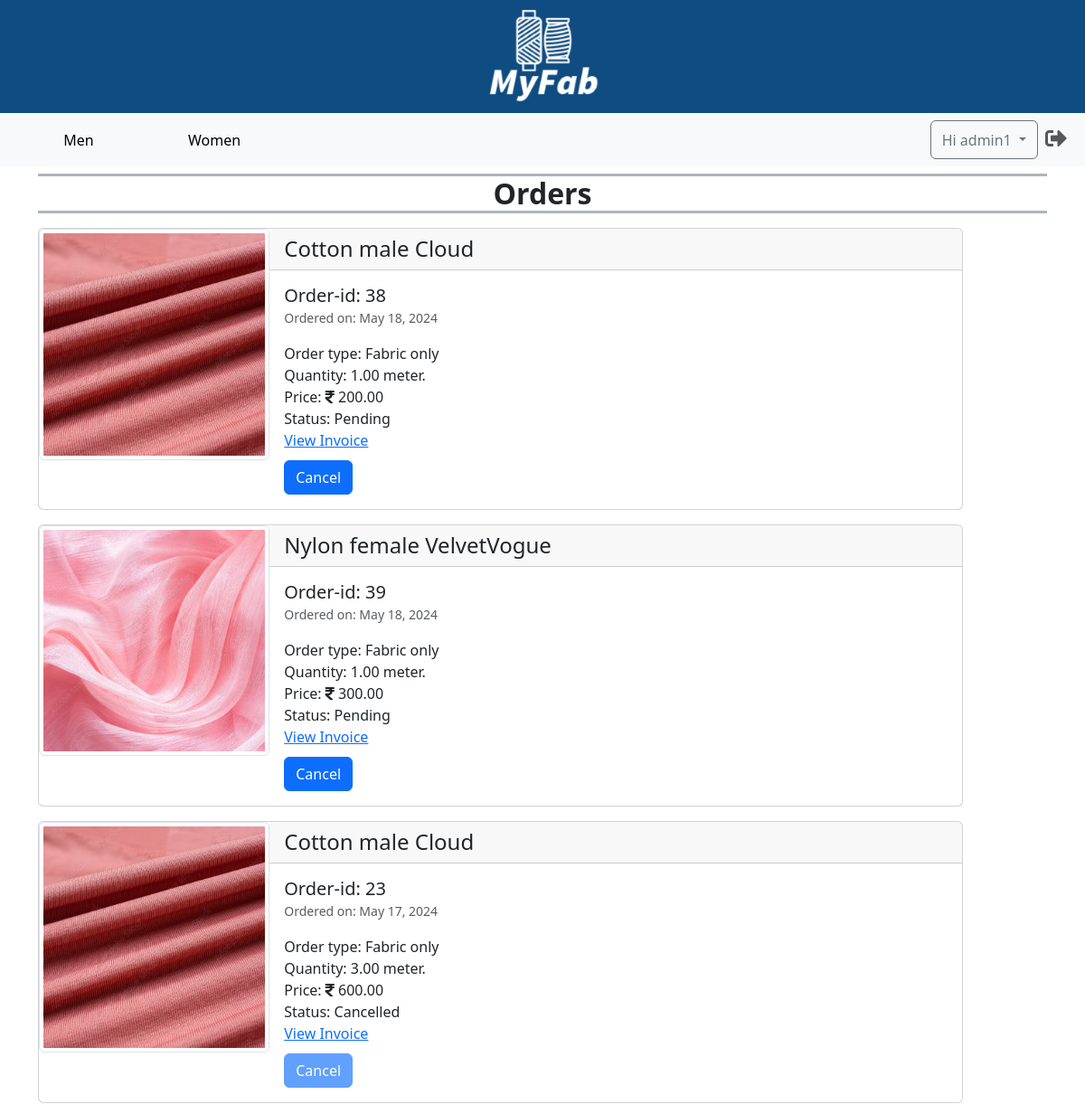
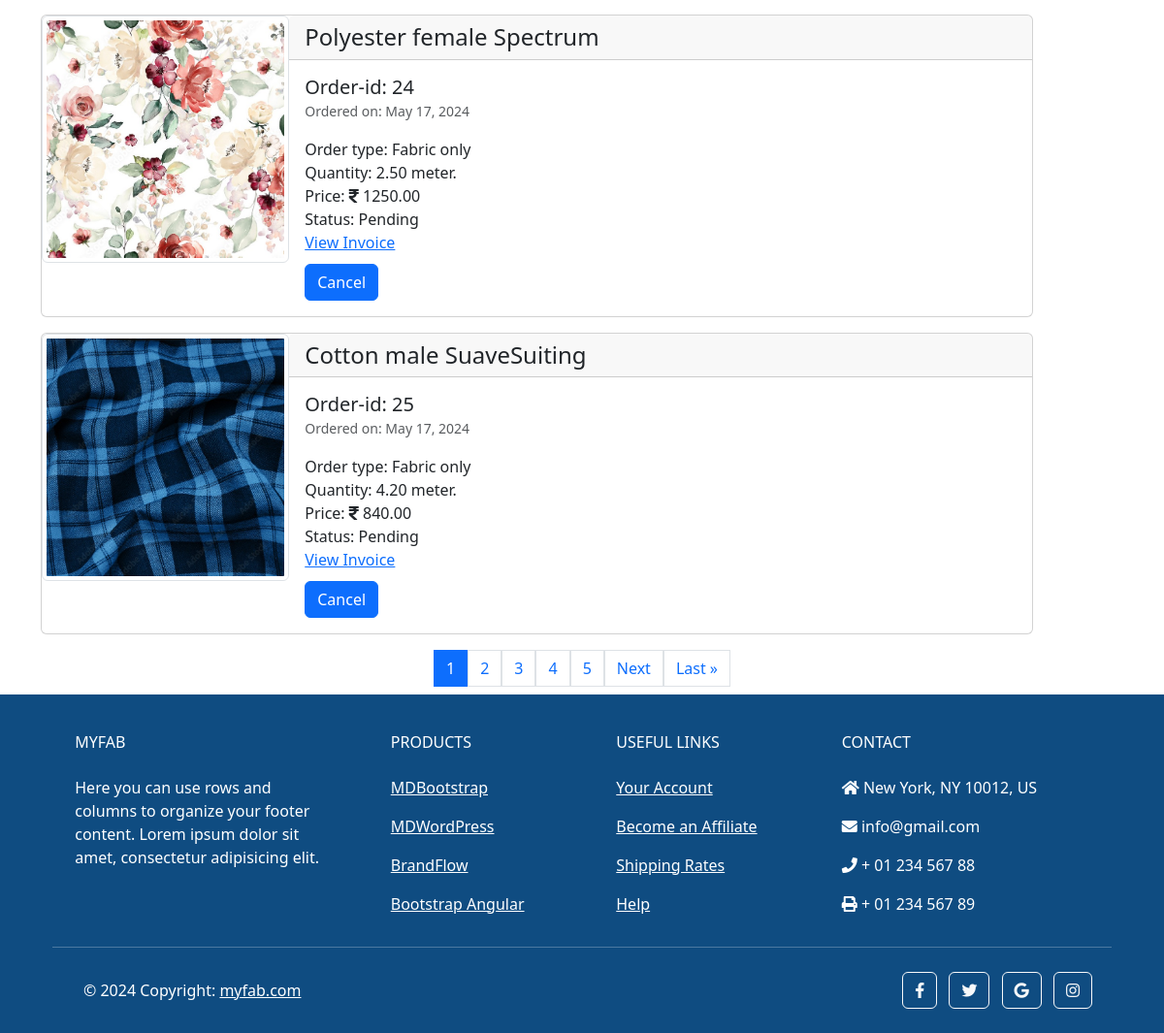
Page /accounts/orders/ (signed in) on the earlier database version (2 pictures, top to bottom).
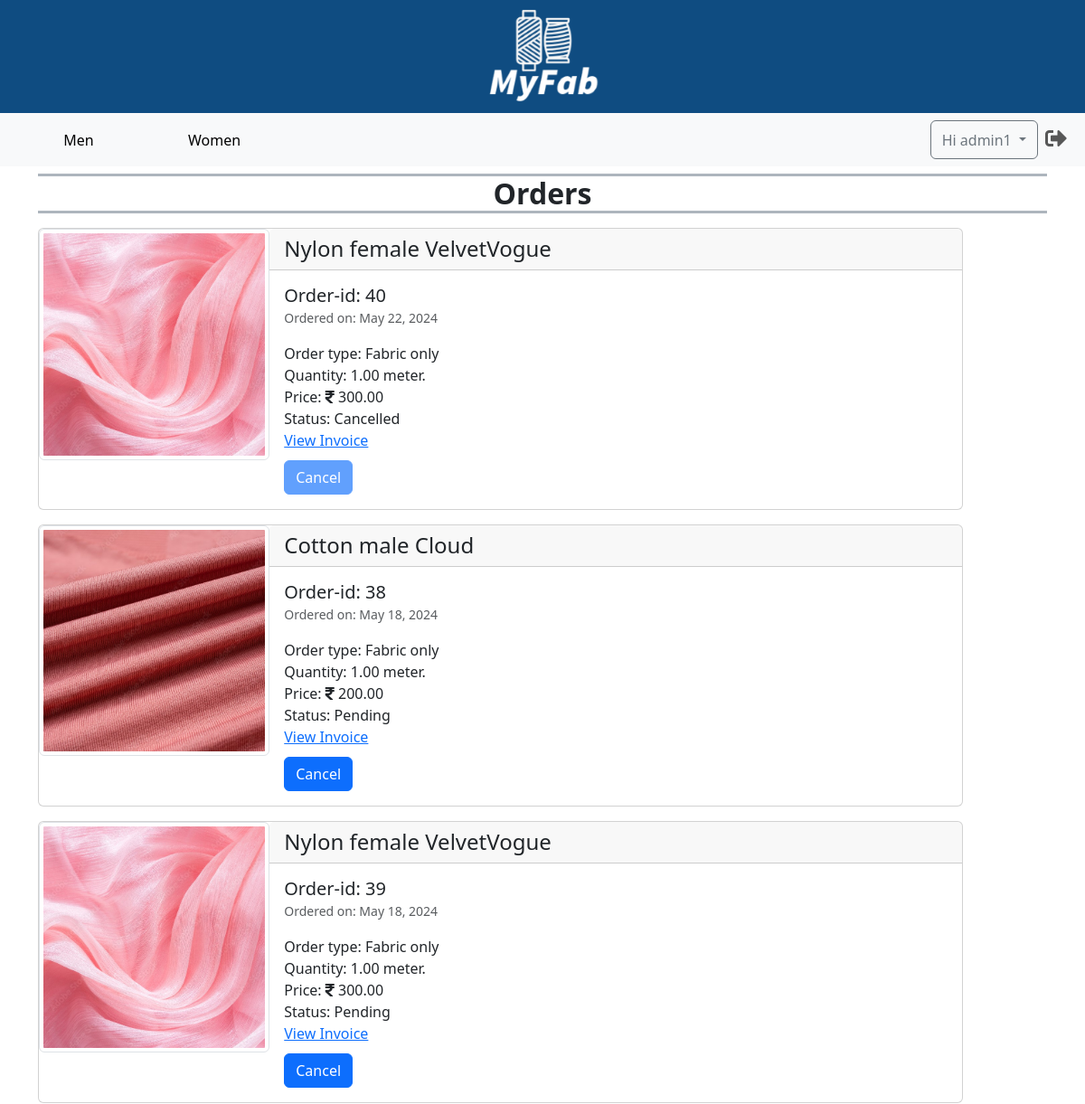
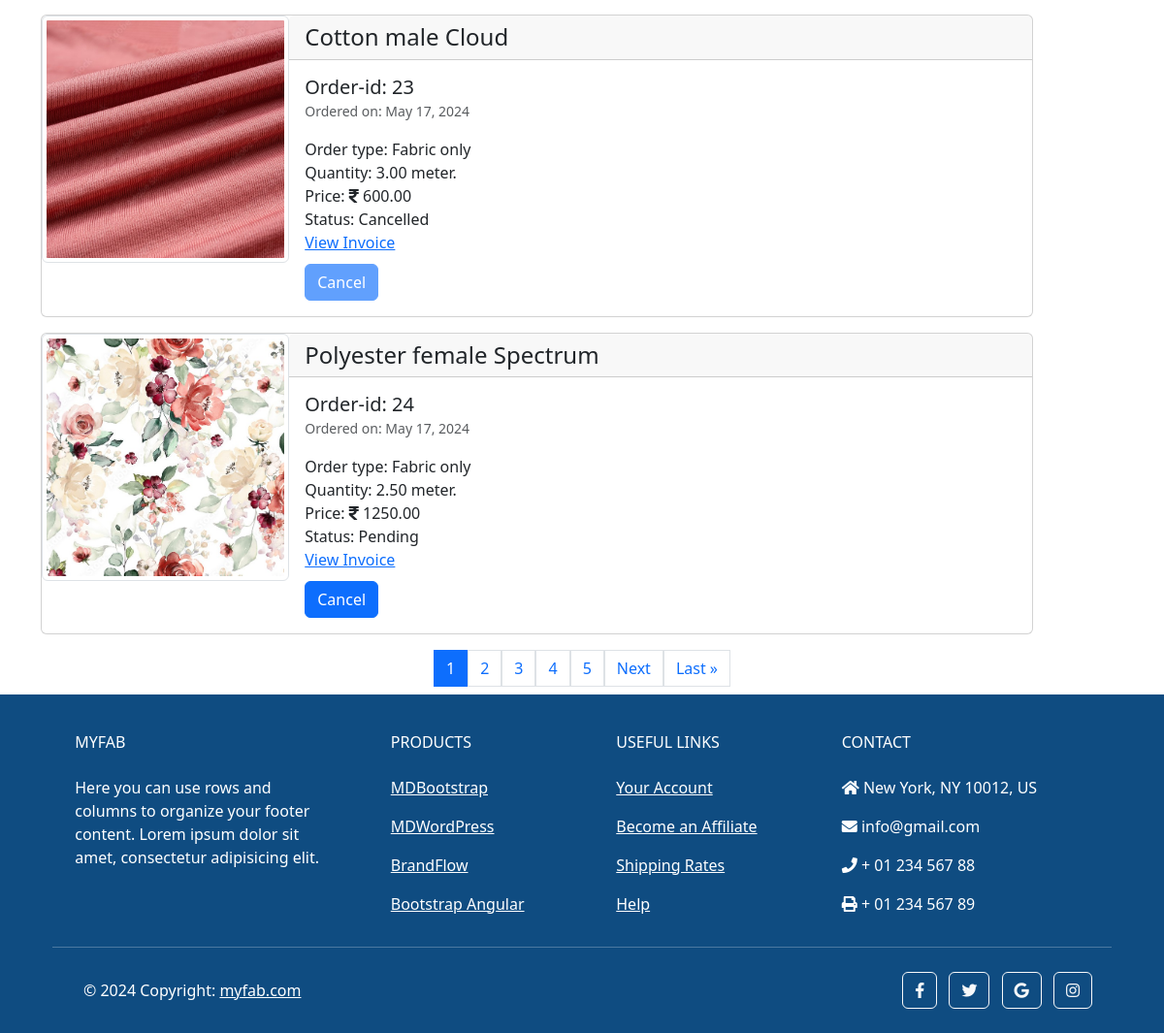
Same page on the later database version (2 pictures, top to bottom).
### accounts/models.py (models this page shows)
class CustomUser(AbstractUser):
    phone_number = models.CharField(max_length=13, unique=True)

### orders/models.py (models this page shows, shortened)
class Order(models.Model):
    PAYMENT_CHOICES = [
        ('P', 'Prepaid'),
        ('C', 'Cash On Delivery'),
    ]
    STATUS_CHOICES = [
        ('P', 'Pending'),
        ('S', 'Shipping'),
        ('D', 'Delivered'),
        ('C', 'Cancelled'),
        ('R', 'Returned'),
    ]
    customer_id = models.ForeignKey(CustomUser, on_delete=models.CASCADE)
    product_id = models.ForeignKey(Product, on_delete=models.CASCADE)
    order_type = models.IntegerField(null=False)
    quantity = models.DecimalField(max_digits=10, decimal_places=2, default=0)
    price = models.DecimalField(max_digits=10, decimal_places=2, default=0)
    add_date = models.DateField(auto_now_add=True)
    payment_method = models.CharField(max_length=10, null=False, choices=PAYMENT_CHOICES)
    status = models.CharField(max_length=10, null=False, choices=STATUS_CHOICES, default='P')
    address = models.ForeignKey(Address, on_delete=models.PROTECT)
    order_measurements = models.TextField(null=True, default=None, blank=True)

### main/models.py (models this page shows, shortened)
class Product(models.Model):
    name = models.CharField(max_length=255, unique=True, blank=False, null=False)
    price = models.DecimalField(max_digits=10, decimal_places=2, default=0, validators=[MinValueValidator(0)])
    image = models.ImageField(upload_to='images/products')
    description = models.TextField(blank=True)
    qty = models.DecimalField(max_digits=10, decimal_places=2, default=0, validators=[MinValueValidator(0)])
    add_date = models.DateField(auto_now_add=True)
    is_active = models.BooleanField(default=True)
    usages = models.ManyToManyField(Usage)
    category_choices = models.ManyToManyField(CategoryChoice)

### accounts/views.py (the view, shortened to what this page needs)
# urls.py: path('orders/', Orders.as_view(), name='orders'),
class Orders(View):
    def get(self, request):
        user = request.user
        orders = Order.objects.filter(customer_id=user).order_by('-add_date')
        paginator = Paginator(orders, 5)
        page_number = request.GET.get('page')
        try:
            paged_orders = paginator.page(page_number)
        except PageNotAnInteger:
            paged_orders = paginator.page(1)
        except EmptyPage:
            paged_orders = paginator.page(paginator.num_pages)
        context = {'orders': paged_orders}
        return render(request, 'orders.html', context)

### templates/orders.html (shortened to what this page needs)
{% extends 'base.html' %}
{% load static %}
{% load custom_filters %}
{% block content %}
    <nav class="navbar navbar-expand-lg bg-body-tertiary">
        <div class="container-fluid">
        <div class="collapse navbar-collapse" id="navbarSupportedContent">
            <ul class="navbar-nav d-flex align-items-center me-auto mb-2 mb-lg-0">
                <li class="nav-item">
                    <button class="nav-link active btn btn-link" style="min-width: 150px;" aria-current="page">
                        <a class="text-black text-decoration-none" href="{% url "main:home" %}">Men</a>
                    </button>
                </li>
                <li class="nav-item">
                    <button class="nav-link btn btn-link" style="min-width: 150px;" aria-current="page">
                        <a class="text-black text-decoration-none" href="{% url "main:home_women" %}">Women</a>
                    </button>
                </li>
            </ul>
            <ul class="navbar-nav d-flex flex-row justify-content-center  ms-auto mb-2 mb-lg-0">
                {% if user.is_authenticated %}
                <div class="btn-group">
                    <button class="btn btn-outline-secondary dropdown-toggle" type="button" data-bs-toggle="dropdown" aria-expanded="false">
                        Hi {{user.first_name}}
                    </button>
                  </div>
                <li class="nav-item ms-3 ms-lg-0">
                    <form action="{% url 'accounts:logout' %}" method="post">
                        <button type="submit" class="nav-link" style="border: none; background: none;"
                            data-toggle="tooltip" title="Logout">
                            <i style='font-size:24px' class='fas'>&#xf2f5;</i>
                        </button>
                    </form>
                </li>
                {% endif %}
            </ul>
        </div>
        </div>
    </nav>
    <section class="container my-2">
        {% if orders %}
        <h5 class="border-bottom border-top border-3 border-dark-subtle fw-bold fs-2 fs-lg-5 mt-2 text-center">
            Orders
        </h5>
        {% for order in orders %}
        <div class="card my-3 col col-md-11" id="card-{{order.id}}">
            <div class="row g-0">
                <div class="col-md-3">
                    <img src="{{ order.product_id.image.url }}"
                    class="img-thumbnail img-fluid rounded-start w-100" alt="img-order-{{order.id}}">
                </div>
                <div class="col-md-9">
                    <h4 class="card-header">{{order.product_id.name}}</h4>
                    <div class="card-body">
                        <h5 class="my-0">Order-id: {{order.id}}</h5>
                        <p >
                            <small class="text-body-secondary">
                                Ordered on: {{order.add_date}}
                            </small>
                        </p>
                        <p class="card-text my-0">
                            Order type: {% if order.order_type == 1 %}Fabric only
                            {% else %}Fabric with stitching{% endif %}
                        </p>
                        <p class="card-text my-0">Quantity: {{order.quantity}} meter.</p>
                        <p class="card-text my-0">Price: <i class="fa">&#xf156;</i> {{order.price}}</p>
                        <p class="card-text my-0" id="status-{{order.id}}">
                            Status: {{order.get_status_display}}
                        </p>
                        {% if order.status == 'D' %}
                        <a href="{% url "orders:invoice" order.pk %}">View Invoice</a>
                        <div class="accordion mt-3" id="accordion-{{order.id}}">
                            <div class="accordion-item">
                                <h2 class="accordion-header">
                                    <button class="accordion-button collapsed" type="button" data-bs-toggle="collapse"
                                        data-bs-target="#collapse-{{order.id}}"
                                        aria-expanded="true" aria-controls="collapseOne">
                                        Request Return
                                    </button>
                                </h2>
                                <div id="collapse-{{order.id}}" class="accordion-collapse collapse"
                                    data-bs-parent="#accordion-{{order.id}}">
                                    <div class="accordion-body">
                                        <form method="post" enctype="multipart/form-data"
                                            class="return-form" data-order-id="{{order.id}}">
                                            {% csrf_token %}
                                            <input type="hidden" name="csrfmiddlewaretoken" value="{{ csrf_token }}">
                                            <input type="hidden" name="order_id" id="{{order.id}}" value="{{order.id}}">
                                            <div class="form-group my-2">
                                                <textarea class="form-control" maxlength="300" rows="3" name="reason"
                                                id="reason-{{order.id}}"
                                                placeholder="Reason(Maximum 300 characters)" required></textarea>
                                            </div>
                                            <div class="form-group my-2">
                                                <label for="image-1-{{order.id}}">Upload Images:</label>
                                                <small class="text-danger">
                                                    (Maximum image size is 2Mb.)
                                                </small>
                                                <div class="custom-file my-2">
                                                    <input type="file" class="custom-file-input"
                                                        id="image-1-{{order.id}}" name="image_1" required>
                                                    <input type="file" class="custom-file-input"
                                                        id="image-2-{{order.id}}" name="image_2">
                                                </div>
                                            </div>
                                            <button type="submit" class="btn btn-primary"
                                                {% if order.add_date|older_than_2_weeks  %}disabled{% endif %}>
                                                Submit
                                            </button>
                                            <small class="text-danger">
                                                (Return possible only within 2 weeks after delivery)
                                            </small>
                                        </form>
                                    </div>
                                </div>
                            </div>
                        </div>
                        {% elif order.status == 'C' or order.status == 'R' %}
                        <a href="{% url "orders:invoice" order.pk %}">View Invoice</a><br>
                        <button class="btn btn-primary cancel-btn" style="margin-top: 10px;" disabled>
                            Cancel
                        </button>
                        {% else %}
                        <a href="{% url "orders:invoice" order.pk %}">View Invoice</a><br>
                        <button class="btn btn-primary cancel-btn" style="margin-top: 10px;" id="btn-{{order.id}}"
                            data-order-id="{{ order.id }}" onclick="cancelOrder({{ order.id }})">
                            Cancel
                        </button>
                        {% endif %}
                    </div>
                </div>
            </div>
        </div>
        {% endfor %}
        <div class="pagination justify-content-center">
            {% for page in orders.paginator.page_range %}
            <a href="?page={{ page }}" class="page-link {% if orders.number == page %}active{% endif %}">{{ page }}</a>
            {% endfor %}
            {% if orders.has_next %}
                <a href="?page={{ orders.next_page_number }}" class="page-link">Next</a>
                <a href="?page={{ orders.paginator.num_pages }}" class="page-link">Last &raquo;</a>
            {% endif %}
        </div>
        {% endif %}
    </section>
{% endblock %}

### templates/base.html (shortened to what this page needs)
{% load static %}
{% load custom_filters %}
<!DOCTYPE html>
<html lang="en">
<head>
    <link rel="stylesheet" href="https://cdnjs.cloudflare.com/ajax/libs/font-awesome/5.15.4/css/all.min.css">
    <link rel="stylesheet" href="https://cdn.jsdelivr.net/npm/bootstrap-icons@1.11.3/font/bootstrap-icons.min.css">
    <link rel="stylesheet" href="{% static "./css/bootstrap.css" %}">
    <link rel="stylesheet" href="{% static "./css/style.css" %}">
</head>
<body>
    <header class="header" style=" background-color: #0F4C81; height: 125px;">
        <div class="container">
            <img class="logo d-block mx-auto"  style="max-height: 125px; width: auto;"
            src="{% static 'images/MyFAB_transparent.png' %}" alt="Logo">
        </div>
    </header>
        {% block content %}{% endblock %}
    <footer
            class="text-center text-lg-start text-white"
            style="background-color: #0F4C81"
            >
      <div class="container p-4 pb-0">
        <section class="">
          <div class="row">
            <div class="col-md-3 col-lg-3 col-xl-3 mx-auto mt-3">
              <h6 class="text-uppercase mb-4 font-weight-bold">
                MyFAB
              </h6>
              <p>
                Here you can use rows and columns to organize your footer
                content. Lorem ipsum dolor sit amet, consectetur adipisicing
                elit.
              </p>
            </div>
            <div class="col-md-2 col-lg-2 col-xl-2 mx-auto mt-3">
              <h6 class="text-uppercase mb-4 font-weight-bold">Products</h6>
              <p>
                <a class="text-white">MDBootstrap</a>
              </p>
              <p>
                <a class="text-white">MDWordPress</a>
              </p>
              <p>
                <a class="text-white">BrandFlow</a>
              </p>
              <p>
                <a class="text-white">Bootstrap Angular</a>
              </p>
            </div>
            <div class="col-md-3 col-lg-2 col-xl-2 mx-auto mt-3">
              <h6 class="text-uppercase mb-4 font-weight-bold">
                Useful links
              </h6>
              <p>
                <a class="text-white">Your Account</a>
              </p>
              <p>
                <a class="text-white">Become an Affiliate</a>
              </p>
              <p>
                <a class="text-white">Shipping Rates</a>
              </p>
              <p>
                <a class="text-white">Help</a>
              </p>
            </div>
            <div class="col-md-4 col-lg-3 col-xl-3 mx-auto mt-3">
              <h6 class="text-uppercase mb-4 font-weight-bold">Contact</h6>
              <p><i class="fas fa-home mr-3"></i> New York, NY 10012, US</p>
              <p><i class="fas fa-envelope mr-3"></i> info@gmail.com</p>
              <p><i class="fas fa-phone mr-3"></i> + 01 234 567 88</p>
              <p><i class="fas fa-print mr-3"></i> + 01 234 567 89</p>
            </div>
          </div>
        </section>
        <hr class="my-3">
        <section class="p-3 pt-0">
          <div class="row d-flex align-items-center">
            <div class="col-md-7 col-lg-8 text-center text-md-start">
              <div class="p-3">
                © 2024 Copyright:
                <a class="text-white" href="https://mdbootstrap.com/"
                   >myfab.com</a
                  >
              </div>
            </div>
            <div class="col-md-5 col-lg-4 ml-lg-0 text-center text-md-end">
              <a
                 class="btn btn-outline-light btn-floating m-1"
                 class="text-white"
                 role="button"
                 ><i class="fab fa-facebook-f"></i
                ></a>
              <a
                 class="btn btn-outline-light btn-floating m-1"
                 class="text-white"
                 role="button"
                 ><i class="fab fa-twitter"></i
                ></a>
              <a
                 class="btn btn-outline-light btn-floating m-1"
                 class="text-white"
                 role="button"
                 ><i class="fab fa-google"></i
                ></a>
              <a
                 class="btn btn-outline-light btn-floating m-1"
                 class="text-white"
                 role="button"
                 ><i class="fab fa-instagram"></i
                ></a>
            </div>
          </div>
        </section>
      </div>
    </footer>
</body>
</html>

Differences in the rows shown:
no longer on this page (row unchanged): Order: product_id.image (picture), product_id.name "Cotton male SuaveSuiting", id "25", add_date "May 17, 2024", order_type "Fabric only", quantity "4.20", price "840.00", status "Pending"
added Order: product_id.image (picture), product_id.name "Nylon female VelvetVogue", id "40", add_date "May 22, 2024", order_type "Fabric only", quantity "1.00", price "300.00", status "Cancelled", shows "View Invoice"
